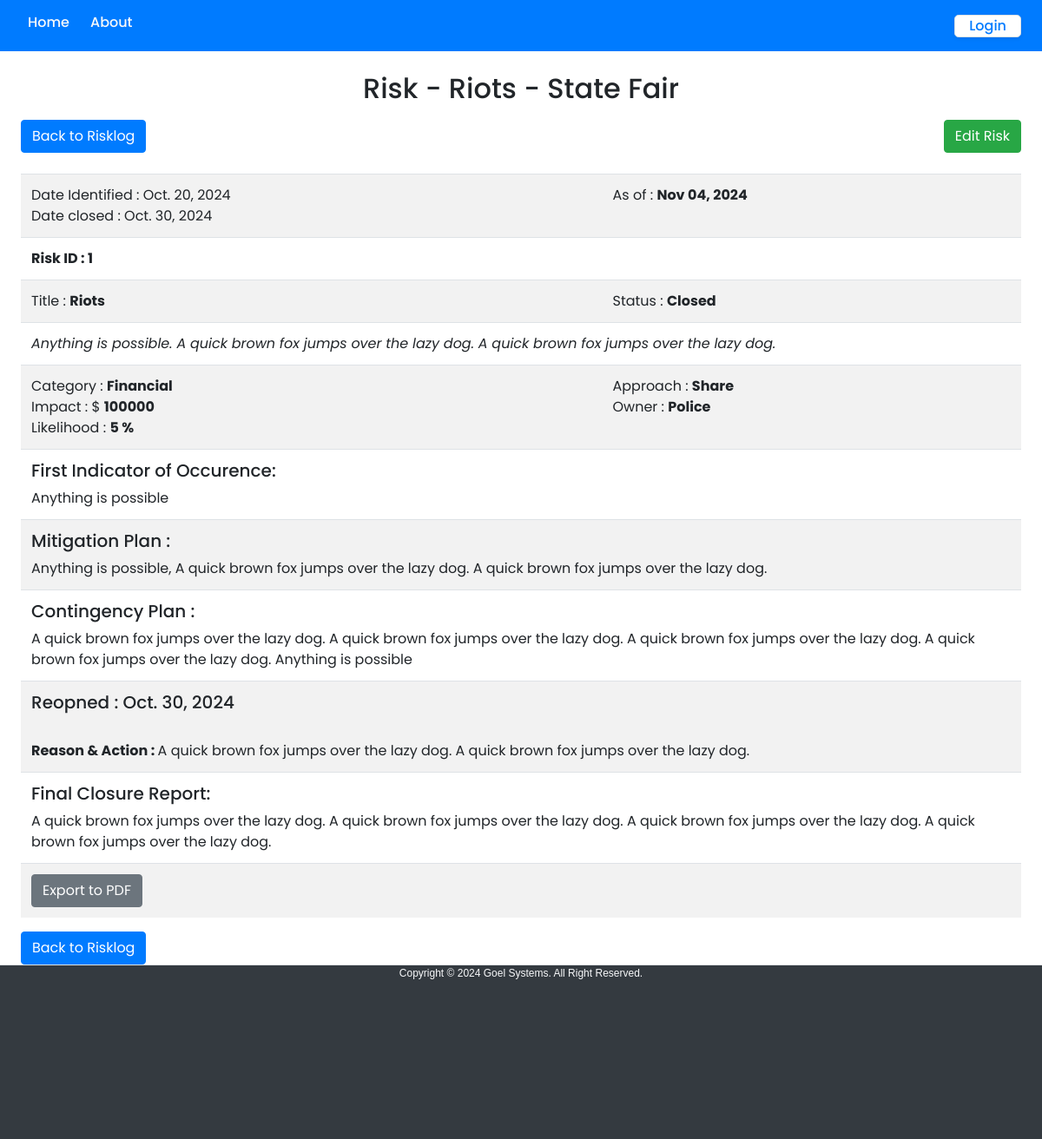
The app's page /4s/risks/1/1/ with its own data.
### risk/models.py (models this page shows)
class Risk(models.Model):
    name = models.CharField(max_length=100)
    description = models.TextField(blank=True)
    category = models.ForeignKey(Category, on_delete=models.SET_NULL, null=True)
    approach = models.CharField(max_length=10, choices=[('Reduce', 'Reduce'), ('Avoid', 'Avoid'), ('Transfer', 'Transfer'), ('Accept', 'Accept'), ('Share', 'Share')], blank=True)
    status = models.CharField(max_length=20, choices=[('New', 'New'), ('Open', 'Open'), ('Mitigation', 'Mitigation'), ('Contingency', 'Contingency'), ('Closed', 'Closed'), ('Reopen', 'Reopen')], blank=True)
    impact = models.IntegerField(blank=True, null=True, default=0)
    likelihood = models.IntegerField(blank=True, null=True, default=0)
    owner = models.CharField(max_length=40, blank=True, null=True)
    escalated = models.BooleanField(blank=True, null=True, default=False)
    date_identified = models.DateField(blank=True, null=True, default=timezone.now)
    mitigation_plan = models.TextField(blank=True, null=True)
    first_indicator = models.TextField(blank=True, null=True)
    contingency_plan = models.TextField(blank=True, null=True)
    date_closed = models.DateField(blank=True, null=True)
    final_report = models.TextField(blank=True, null=True)
    date_last_updated = models.DateField(blank=True, null=True, auto_now=True)
    date_reopened = models.DateField(blank=True, null=True)
    reason_and_action = models.TextField(blank=True, null=True)
    project = models.ForeignKey(Prj,on_delete=models.CASCADE)
    def __str__(self):
        return self.name

class Prj(models.Model):
    name = models.CharField(max_length=100)
    description = models.TextField(blank=True)
    user = models.ForeignKey('auth.User', on_delete=models.CASCADE)
    status = models.CharField(max_length=20, choices=[('Planned', 'Planned'), ('Ongoing', 'Ongoing'), ('Closed', 'Closed'), ('OnHold', 'OnHold')], blank=True)
    start_date = models.DateField(blank=True, null=True)
    estimated_finish_date = models.DateField(blank=True, null=True)
    client = models.CharField(max_length=100, blank=True)
    technology_stack = models.TextField(blank=True, null=True)
    total_budget = models.DecimalField(max_digits=10, decimal_places=2, blank=True, null=True, default=0)
    size_bucket = models.CharField(max_length=20, choices=[('Small', 'Small'), ('Medium', 'Medium'), ('Large', 'Large'), ('Very Large', 'Very Large')], blank=True)
    team_size = models.IntegerField(blank=True, null=True, default=0)
    def __str__(self):
        return self.name

class Category(models.Model):
    name = models.CharField(max_length=50)
    def __str__(self):
        return self.name

### risk/views.py (the view)
# urls.py: path('risks/<int:project_id>/<int:risk_id>/', views.RiskView, name='risk'),
def RiskView(request, project_id, risk_id):
    risk = get_object_or_404(Risk, pk=risk_id)
    context = {
        'risk': risk,
        'project_id': project_id,
    }
    return render(request, 'risk.html', context)

### templates/risk.html (shortened to what this page needs)
{% extends 'base.html' %}
{% load static %}
{% load crispy_forms_tags %}
{% block content %}
<div class="mt-4 mx-auto row justify-content-center">
    <h2>Risk - {{ risk }} - {{ risk.project}}</h2>
</div>
<div class="mx-4">
    <div class="d-flex justify-content-between align-items-center">
        <a href="{% url 'log' project_id %}" class="btn btn-primary">Back to Risklog</a>
        <a href="{% url 'edit_risk' risk.id %}" class="btn btn-success">Edit Risk</a>
    </div> <br>
    <table class="table table-striped">
        <tr>
            <td>
                Date Identified : {{ risk.date_identified }} <br>
                {% if risk.status == "Closed" %}
                Date closed : {{ risk.date_closed }}
                {% else %}
                Date Last Updated : <span class="text-danger">{{ risk.date_last_updated }}</span>
                {% endif %}
            </td>
            <td>
                As of : <b>{% now "M d, Y" %}</b>
            </td>
        </tr>
        <tr>
            <th>
                Risk ID : {{ risk.id }} <br>
            </th>
            <th>
            </th>
        </tr>
        <tr>
            <td>
                Title : <b>{{ risk }}</b>
            </td>
            <td>
                Status : <b>{{ risk.status }} </b>
            </td>
        </tr>
        <tr>
            <td colspan="2">
                <i>{{ risk.description }}</i>
            </td>
        </tr>
        <tr>
            <td>
                Category : <b>{{ risk.category }}</b> <br>
                Impact : $ <b>{{ risk.impact }}</b> <br>
                Likelihood : <b>{{ risk.likelihood }} %</b> <br>
            </td>
            <td>
                Approach : <b>{{ risk.approach }}</b> <br>
                Owner : <b>{{ risk.owner }}</b>
            </td>
        </tr>
        <tr>
            <td colspan="2">
                <h5>First Indicator of Occurence:</h5>
                {{ risk.first_indicator }}
            </td>
        </tr>
        <tr>
            <td colspan="2">
                <h5>Mitigation Plan :</h5>
                {{ risk.mitigation_plan }}
            </td>
        </tr>
        <tr>
            <td colspan="2">
                <h5>Contingency Plan :</h5>
                {{ risk.contingency_plan }}
            </td>
        </tr>
        {% if risk.date_reopened is not None %}
        <tr>
            <td colspan="2">
                <h5>Reopned :
                    {% if risk.date_reopened == None %}
                    <span class="text-danger">Date Not Specified</span>
                    {% else %}
                    {{ risk.date_reopened }}
                    {% endif %}
                </h5>
                <br>
                <b>Reason & Action : </b>
                {{ risk.reason_and_action}}
            </td>
        </tr>
        {% endif %}
        <tr>
            <td colspan="2">
                <h5>Final Closure Report: </h5>
                {{ risk.final_report }}
            </td>
        </tr>
        <tr>
            <td colspan="2">
                <a href="{% url 'export_pdf' project_id risk.id %}" class="btn btn-secondary">Export to PDF</a>
            </td>
        </tr>
    </table>
    <a href="{% url 'log' project_id %}" class="btn btn-primary">Back to Risklog</a>
</div>
{% endblock content %}

### templates/base.html (shortened to what this page needs)
{% load static %}
{% load crispy_forms_tags %}
<!DOCTYPE html>
<html lang="en">
    <head>
        <link href="https://stackpath.bootstrapcdn.com/bootstrap/4.5.2/css/bootstrap.min.css" rel="stylesheet">
        <link rel="stylesheet" href="{% static 'css/style.css' %}">
    </head>
    <body>
        <header class="d-flex border-0 justify-content-between bg-primary py-0 m-0 row">
            <div class="d-inline-flex align-items-center">
                <link href="https://cdnjs.cloudflare.com/ajax/libs/font-awesome/5.15.4/css/all.min.css"
                    rel="stylesheet">
                <nav class="navbar navbar-expand-lg navbar-light my-auto">
                    <div class="collapse navbar-collapse" id="navbarNav">
                        <ul class="navbar-nav">
                            <li class="nav-item pl-2">
                                <a class="nav-link text-light h6" {% if user.is_authenticated %} href="{% url 'user' %}"
                                    {% else %} href="{% url 'login' %}" {% endif %}>Home</a>
                            </li>
                            <li class="nav-item pl-2">
                                <a class="nav-link text-light h6" href="{% url 'about' %}">About</a>
                            </li>
                        </ul>
                    </div>
                </nav>
            </div>
            <div class="m-sm-2 p-0 mr-3 align-self-center">
                {% if user.is_authenticated %}
                <div class="p-1 bg-white rounded-circle text-primary align-self-center" style="font-weight:bold;">
                    &nbsp;<a
                        href="{% url 'profile' %}">{{ user.first_name|slice:":1" }}{{ user.last_name|slice:":1" }}</a>&nbsp;
                </div>
                {% else %}
                <div class="mr-3 px-3 border shadow-sm bg-white rounded-lg">
                    <a class="h6" href="{% url 'login' %}">
                        Login
                    </a>
                </div>
                {% endif %}
            </div>
        </header>
        <main class="container-fluid p-0 m-0">
            <div class="justify-content-center">
                {% block content %}{% endblock %}
            </div>
        </main>
        <footer class="footer bg-light border-top">
            <div class="d-block justify-content-center bg-dark" style="height: 200px;"">
            <p class=" small text-center text-light"
                style="font-size: 12px; font-family: Arial, Helvetica, sans-serif;">
                Copyright &copy; {% now "Y" %} Goel Systems. All Right Reserved.<br>
                </p>
                <br><br><br><br>
            </div>
        </footer>
    </body>
</html>

### static/css/style.css (style rules this page uses)
* { margin: 0; padding: 0; box-sizing: border-box; font-family: "Poppins", sans-serif; }
body { margin: 0; padding: 0; overflow: hidden; }

### records on screen
Risk: name "Riots", project "State Fair", date_identified "Oct. 20, 2024", date_closed "Oct. 30, 2024", id "1", status "Closed", description "Anything is possible. A quick brown fox jumps over the lazy dog. A quick brown fox jumps over the lazy dog.", category "Financial", impact "100000", likelihood "5", approach "Share", owner "Police", first_indicator "Anything is possible", mitigation_plan "Anything is possible, A quick brown fox jumps over the lazy dog. A quick brown fox jumps over the lazy dog.", contingency_plan "A quick brown fox jumps over the lazy dog. A quick brown fox jumps over the lazy dog. A quick brown fox jumps over the lazy dog. A quick brown fox jumps over the lazy dog. Anything is possible", date_reopened "Oct. 30, 2024", reason_and_action "A quick brown fox jumps over the lazy dog. A quick brown fox jumps over the lazy dog.", final_report "A quick brown fox jumps over the lazy dog. A quick brown fox jumps over the lazy dog. A quick brown fox jumps over the lazy dog. A quick brown fox jumps over the lazy dog."
